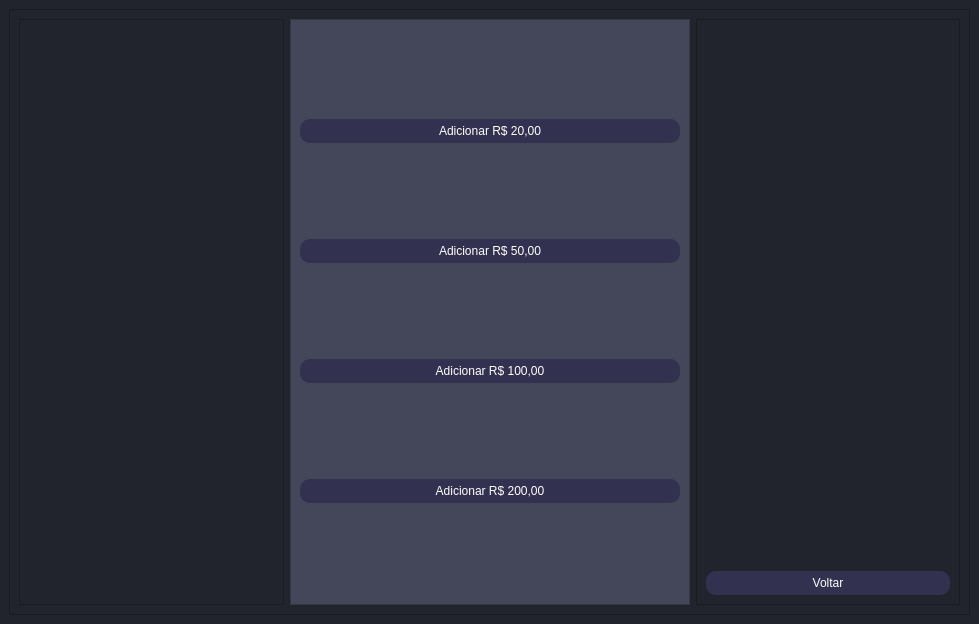
<?xml version="1.0" encoding="UTF-8"?>
<ui version="4.0">
 <class>adicionar_fundos</class>
 <widget class="QMainWindow" name="adicionar_fundos">
  <property name="geometry">
   <rect>
    <x>0</x>
    <y>0</y>
    <width>979</width>
    <height>624</height>
   </rect>
  </property>
  <property name="windowTitle">
   <string>Adicionar Fundos</string>
  </property>
  <property name="styleSheet">
   <string notr="true">background-color: rgb(33, 35, 45);</string>
  </property>
  <widget class="QWidget" name="centralwidget">
   <layout class="QVBoxLayout" name="verticalLayout">
    <item>
     <widget class="QFrame" name="frame">
      <property name="styleSheet">
       <string notr="true"/>
      </property>
      <property name="frameShape">
       <enum>QFrame::StyledPanel</enum>
      </property>
      <property name="frameShadow">
       <enum>QFrame::Raised</enum>
      </property>
      <layout class="QHBoxLayout" name="horizontalLayout">
       <item>
        <widget class="QFrame" name="frame_2">
         <property name="frameShape">
          <enum>QFrame::StyledPanel</enum>
         </property>
         <property name="frameShadow">
          <enum>QFrame::Raised</enum>
         </property>
        </widget>
       </item>
       <item>
        <widget class="QFrame" name="frame_3">
         <property name="minimumSize">
          <size>
           <width>400</width>
           <height>0</height>
          </size>
         </property>
         <property name="styleSheet">
          <string notr="true">background-color:  rgb(68, 71, 90);</string>
         </property>
         <property name="frameShape">
          <enum>QFrame::StyledPanel</enum>
         </property>
         <property name="frameShadow">
          <enum>QFrame::Raised</enum>
         </property>
         <layout class="QVBoxLayout" name="verticalLayout_2">
          <item>
           <widget class="QPushButton" name="adc_20">
            <property name="styleSheet">
             <string notr="true">QPushButton {
    padding: 5px 10px;
    font: 16pt &quot;Segoe UI&quot;;
    border: none;
    border-radius: 10px; /* Valor para arredondar os cantos */
    background-color: #32314f; /* Cor de fundo desejada */
    color: #ffffff; /* Cor do texto */
}

QPushButton:hover {
    background-color: rgb(62, 52, 84); /* Roxo suave no hover */
    color: #ffffff; /* Branco no hover */
}
</string>
            </property>
            <property name="text">
             <string>Adicionar R$ 20,00</string>
            </property>
           </widget>
          </item>
          <item>
           <widget class="QPushButton" name="adc_50">
            <property name="styleSheet">
             <string notr="true">QPushButton {
    padding: 5px 10px;
    font: 16pt &quot;Segoe UI&quot;;
    border: none;
    border-radius: 10px; /* Valor para arredondar os cantos */
    background-color: #32314f; /* Cor de fundo desejada */
    color: #ffffff; /* Cor do texto */
}

QPushButton:hover {
    background-color: rgb(62, 52, 84); /* Roxo suave no hover */
    color: #ffffff; /* Branco no hover */
}
</string>
            </property>
            <property name="text">
             <string>Adicionar R$ 50,00</string>
            </property>
           </widget>
          </item>
          <item>
           <widget class="QPushButton" name="adc_100">
            <property name="styleSheet">
             <string notr="true">QPushButton {
    padding: 5px 10px;
    font: 16pt &quot;Segoe UI&quot;;
    border: none;
    border-radius: 10px; /* Valor para arredondar os cantos */
    background-color: #32314f; /* Cor de fundo desejada */
    color: #ffffff; /* Cor do texto */
}

QPushButton:hover {
    background-color: rgb(62, 52, 84); /* Roxo suave no hover */
    color: #ffffff; /* Branco no hover */
}
</string>
            </property>
            <property name="text">
             <string>Adicionar R$ 100,00</string>
            </property>
           </widget>
          </item>
          <item>
           <widget class="QPushButton" name="adc_200">
            <property name="styleSheet">
             <string notr="true">QPushButton {
    padding: 5px 10px;
    font: 16pt &quot;Segoe UI&quot;;
    border: none;
    border-radius: 10px; /* Valor para arredondar os cantos */
    background-color: #32314f; /* Cor de fundo desejada */
    color: #ffffff; /* Cor do texto */
}

QPushButton:hover {
    background-color: rgb(62, 52, 84); /* Roxo suave no hover */
    color: #ffffff; /* Branco no hover */
}
</string>
            </property>
            <property name="text">
             <string>Adicionar R$ 200,00</string>
            </property>
           </widget>
          </item>
         </layout>
        </widget>
       </item>
       <item>
        <widget class="QFrame" name="frame_4">
         <property name="frameShape">
          <enum>QFrame::StyledPanel</enum>
         </property>
         <property name="frameShadow">
          <enum>QFrame::Raised</enum>
         </property>
         <layout class="QVBoxLayout" name="verticalLayout_3">
          <item>
           <spacer name="verticalSpacer">
            <property name="orientation">
             <enum>Qt::Vertical</enum>
            </property>
            <property name="sizeHint" stdset="0">
             <size>
              <width>20</width>
              <height>497</height>
             </size>
            </property>
           </spacer>
          </item>
          <item>
           <widget class="QPushButton" name="cancelar">
            <property name="styleSheet">
             <string notr="true">QPushButton {
    padding: 5px 10px;
    font: 16pt &quot;Segoe UI&quot;;
    border: none;
    border-radius: 10px; /* Valor para arredondar os cantos */
    background-color: #32314f; /* Cor de fundo desejada */
    color: #ffffff; /* Cor do texto */
}

QPushButton:hover {
    background-color: rgb(62, 52, 84); /* Roxo suave no hover */
    color: #ffffff; /* Branco no hover */
}
</string>
            </property>
            <property name="text">
             <string>Voltar</string>
            </property>
           </widget>
          </item>
         </layout>
        </widget>
       </item>
      </layout>
     </widget>
    </item>
   </layout>
  </widget>
 </widget>
 <resources/>
 <connections/>
</ui>
